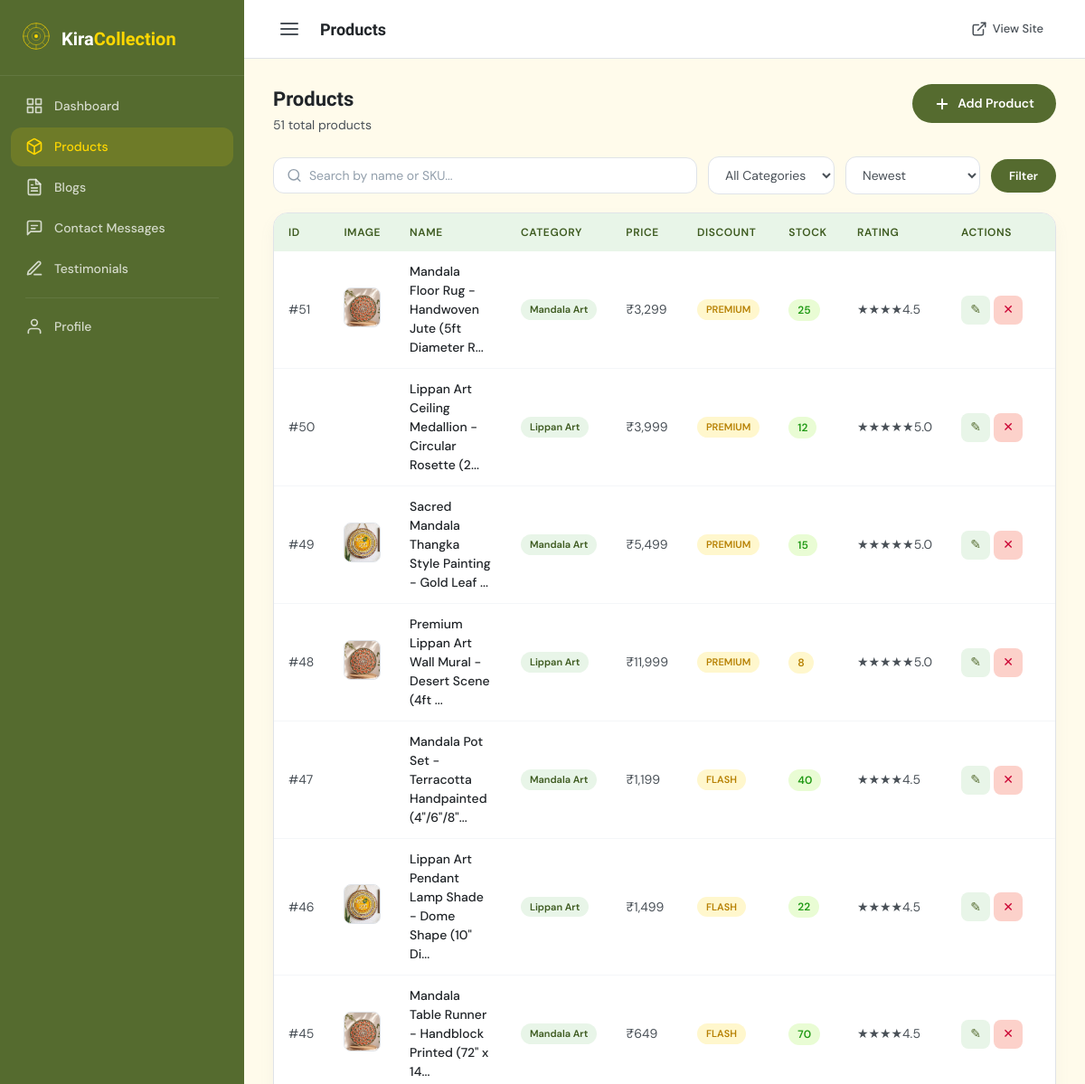
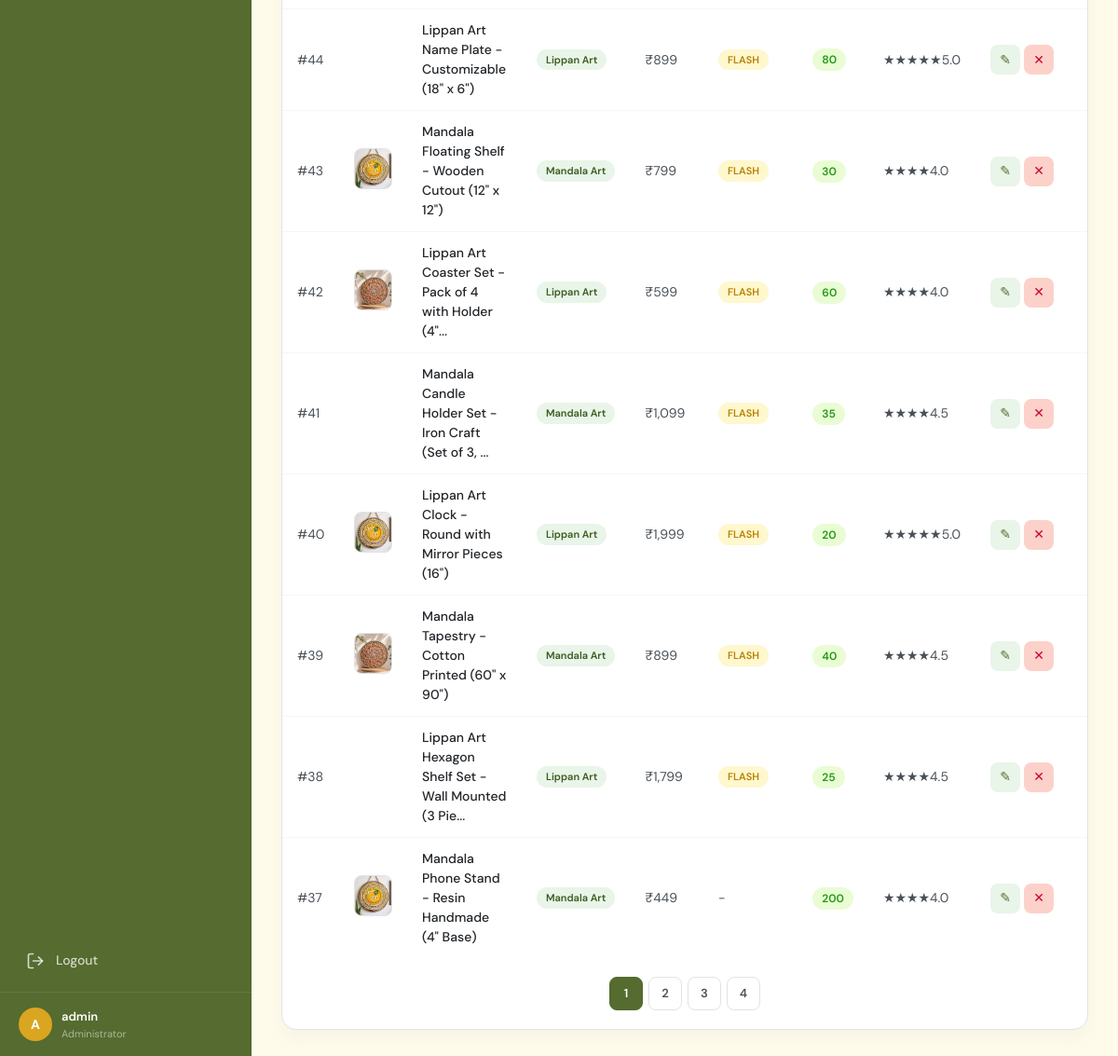
Screenshot of /admin/products.php (signed in) with the database file from the repository (2 pictures, top to bottom).
### tables this page shows
CREATE TABLE `products` (
  `id` int(11) NOT NULL AUTO_INCREMENT,
  `name` varchar(255) NOT NULL,
  `category` varchar(100) NOT NULL DEFAULT 'Lippan Art',
  `image` varchar(500) DEFAULT '',
  `current_price` varchar(50) DEFAULT '',
  `old_price` varchar(50) DEFAULT '',
  `discount_percentage` varchar(50) DEFAULT '',
  `discount_badge` varchar(50) DEFAULT '',
  `rating` decimal(2,1) DEFAULT '0.0',
  `reviews` int(11) DEFAULT '0',
  `sold` int(11) DEFAULT '0',
  `available` int(11) DEFAULT '0',
  `description` text,
  `materials` varchar(500) DEFAULT '',
  `dimensions` varchar(200) DEFAULT '',
  `weight` varchar(100) DEFAULT '',
  `care_instructions` text,
  `sku` varchar(100) DEFAULT '',
  `created_at` datetime DEFAULT CURRENT_TIMESTAMP,
  `updated_at` datetime DEFAULT CURRENT_TIMESTAMP ON UPDATE CURRENT_TIMESTAMP,
  PRIMARY KEY (`id`)
);

### admin/includes/auth.php (called while the page is built, shortened)
<?php
function getCurrentAdmin() {
    $db = getDB();
    $stmt = $db->prepare("SELECT id, username, email, name FROM admins WHERE id = ?");
    $stmt->execute([$_SESSION['admin_id']]);
    return $stmt->fetch();
}

### admin/products.php (the view, shortened to what this page needs)
<?php
$db = getDB();
$search = trim($_GET['search'] ?? '');
$category = $_GET['category'] ?? '';
$sort = $_GET['sort'] ?? 'newest';
$page = max(1, (int)($_GET['page'] ?? 1));
$perPage = 15;
$offset = ($page - 1) * $perPage;
$where = [];
$params = [];
$whereClause = $where ? "WHERE " . implode(" AND ", $where) : "";
$orderMap = [
    'newest' => 'id DESC',
    'oldest' => 'id ASC',
    'name' => 'name ASC',
    'name_desc' => 'name DESC',
    'price' => 'current_price ASC',
    'price_desc' => 'current_price DESC',
];
$orderBy = $orderMap[$sort] ?? 'id DESC';
$countStmt = $db->prepare("SELECT COUNT(*) FROM products $whereClause");
$countStmt->execute($params);
$totalProducts = $countStmt->fetchColumn();
$totalPages = ceil($totalProducts / $perPage);
$stmt = $db->prepare("SELECT * FROM products $whereClause ORDER BY $orderBy LIMIT $perPage OFFSET $offset");
$stmt->execute($params);
$products = $stmt->fetchAll();
?>
<?php require_once __DIR__ . '/partials/header.php'; ?>
<div class="page-header">
    <div>
        <h2>Products</h2>
        <p><?= $totalProducts ?> total products</p>
    </div>
    <a href="product-add.php" class="btn-primary">
        <svg width="18" height="18" viewBox="0 0 24 24" fill="none" stroke="currentColor" stroke-width="2.5" stroke-linecap="round" stroke-linejoin="round"><line x1="12" y1="5" x2="12" y2="19"/><line x1="5" y1="12" x2="19" y2="12"/></svg>
        Add Product
    </a>
</div>
<div class="filter-bar">
    <form method="GET" class="filter-form">
        <div class="search-box">
            <svg width="18" height="18" viewBox="0 0 24 24" fill="none" stroke="#919eab" stroke-width="2" stroke-linecap="round" stroke-linejoin="round"><circle cx="11" cy="11" r="8"/><line x1="21" y1="21" x2="16.65" y2="16.65"/></svg>
            <input type="text" name="search" placeholder="Search by name or SKU..." value="<?= htmlspecialchars($search) ?>">
        </div>
        <select name="category" class="filter-select">
            <option value="">All Categories</option>
        </select>
        <select name="sort" class="filter-select">
            <option value="newest" <?= $sort === 'newest' ? 'selected' : '' ?>>Newest</option>
        </select>
        <button type="submit" class="btn-filter">Filter</button>
    </form>
</div>
<div class="table-card">
    <div class="table-responsive">
        <table class="data-table">
            <thead>
                <tr>
                    <th style="width:50px">ID</th>
                    <th style="width:60px">Image</th>
                    <th>Name</th>
                    <th>Category</th>
                    <th>Price</th>
                    <th>Discount</th>
                    <th>Stock</th>
                    <th>Rating</th>
                    <th style="width:120px">Actions</th>
                </tr>
            </thead>
            <tbody>
                <?php if (empty($products)): ?>
                    <tr><td colspan="9" class="empty-row">No products found. <a href="product-add.php">Add your first product</a></td></tr>
                <?php else: ?>
                    <?php foreach ($products as $p): ?>
                    <tr>
                        <td>#<?= $p['id'] ?></td>
                        <td>
                            <?php if ($p['image']): ?>
                                <img src="../<?= htmlspecialchars($p['image']) ?>" alt="" class="table-thumb" onerror="this.style.display='none'">
                            <?php endif; ?>
                        </td>
                        <td><a href="product-edit.php?id=<?= $p['id'] ?>" class="table-link"><?= htmlspecialchars(mb_substr($p['name'], 0, 50)) ?><?= mb_strlen($p['name']) > 50 ? '...' : '' ?></a></td>
                        <td><span class="badge badge-cat"><?= htmlspecialchars($p['category']) ?></span></td>
                        <td><?= htmlspecialchars($p['current_price']) ?></td>
                        <td><?= $p['discount_badge'] ? '<span class="badge badge-discount">' . htmlspecialchars($p['discount_badge']) . '</span>' : '-' ?></td>
                        <td>
                            <?php if ($p['available'] <= 0): ?>
                                <span class="status status-out">Out</span>
                            <?php elseif ($p['available'] < 10): ?>
                                <span class="status status-low"><?= $p['available'] ?></span>
                            <?php else: ?>
                                <span class="status status-ok"><?= $p['available'] ?></span>
                            <?php endif; ?>
                        </td>
                        <td><?= str_repeat('★', (int)$p['rating']) ?><?= $p['rating'] ? number_format($p['rating'], 1) : '-' ?></td>
                        <td>
                            <div class="action-btns">
                                <a href="product-edit.php?id=<?= $p['id'] ?>" class="btn-action btn-edit" title="Edit">✎</a>
                                <a href="?delete=<?= $p['id'] ?>" class="btn-action btn-delete" onclick="return confirmDelete('Delete product \'<?= htmlspecialchars(addslashes($p['name'])) ?>\'? This will also remove all associated sizes, colors, and images.')" title="Delete">✕</a>
                            </div>
                        </td>
                    </tr>
                    <?php endforeach; ?>
                <?php endif; ?>
            </tbody>
        </table>
    </div>
    <?php if ($totalPages > 1): ?>
    <div class="pagination">
        <?php for ($i = 1; $i <= $totalPages; $i++): ?>
            <a href="?page=<?= $i ?>&search=<?= urlencode($search) ?>&category=<?= urlencode($category) ?>&sort=<?= urlencode($sort) ?>" class="page-link <?= $i === $page ? 'active' : '' ?>"><?= $i ?></a>
        <?php endfor; ?>
    </div>
    <?php endif; ?>
</div>
<?php require_once __DIR__ . '/partials/footer.php'; ?>

### admin/partials/header.php (shortened to what this page needs)
<?php
require_once __DIR__ . '/../includes/auth.php';
$currentAdmin = getCurrentAdmin();
$currentPage = basename($_SERVER['PHP_SELF']);
?>
<!DOCTYPE html>
<html lang="en">
<head>
    <link rel="stylesheet" href="assets/admin.css">
</head>
<body>
    <div class="admin-wrapper">
        <aside class="sidebar" id="sidebar">
            <div class="sidebar-brand">
                <div class="sidebar-logo">
                </div>
                <span class="sidebar-title">Kira<span>Collection</span></span>
            </div>
            <nav class="sidebar-nav">
                <a href="index.php" class="nav-item <?= $currentPage === 'index.php' ? 'active' : '' ?>">
                    <svg width="20" height="20" viewBox="0 0 24 24" fill="none" stroke="currentColor" stroke-width="2"
                        stroke-linecap="round" stroke-linejoin="round">
                        <rect x="3" y="3" width="7" height="7" />
                        <rect x="14" y="3" width="7" height="7" />
                        <rect x="14" y="14" width="7" height="7" />
                        <rect x="3" y="14" width="7" height="7" />
                    </svg>
                    <span>Dashboard</span>
                </a>
                <a href="products.php"
                    class="nav-item <?= strpos($currentPage, 'product') !== false ? 'active' : '' ?>">
                    <span>Products</span>
                </a>
                <a href="blogs.php" class="nav-item <?= strpos($currentPage, 'blog') !== false ? 'active' : '' ?>">
                    <span>Blogs</span>
                </a>
                <a href="contact-messages.php"
                    class="nav-item <?= strpos($currentPage, 'contact') !== false ? 'active' : '' ?>">
                    <svg width="20" height="20" viewBox="0 0 24 24" fill="none" stroke="currentColor" stroke-width="2"
                        stroke-linecap="round" stroke-linejoin="round">
                        <path d="M21 15a2 2 0 0 1-2 2H7l-4 4V5a2 2 0 0 1 2-2h14a2 2 0 0 1 2 2z" />
                        <path d="M8 9h8" />
                        <path d="M8 13h5" />
                    </svg>
                    <span>Contact Messages</span>
                </a>
                <a href="testimonials.php"
                    class="nav-item <?= strpos($currentPage, 'testimonial') !== false ? 'active' : '' ?>">
                    <svg width="20" height="20" viewBox="0 0 24 24" fill="none" stroke="currentColor" stroke-width="2"
                        stroke-linecap="round" stroke-linejoin="round">
                        <path d="M12 20h9" />
                        <path d="M16.5 3.5a2.121 2.121 0 0 1 3 3L7 19l-4 1 1-4L16.5 3.5z" />
                    </svg>
                    <span>Testimonials</span>
                </a>
                <div class="nav-divider"></div>
                <a href="profile.php"
                    class="nav-item <?= $currentPage === 'profile.php' ? 'active' : '' ?>">
                    <svg width="20" height="20" viewBox="0 0 24 24" fill="none" stroke="currentColor" stroke-width="2"
                        stroke-linecap="round" stroke-linejoin="round">
                        <path d="M20 21v-2a4 4 0 0 0-4-4H8a4 4 0 0 0-4 4v2" />
                        <circle cx="12" cy="7" r="4" />
                    </svg>
                    <span>Profile</span>
                </a>
                <a href="logout.php" class="nav-item logout-item">
                    <svg width="20" height="20" viewBox="0 0 24 24" fill="none" stroke="currentColor" stroke-width="2"
                        stroke-linecap="round" stroke-linejoin="round">
                        <path d="M9 21H5a2 2 0 0 1-2-2V5a2 2 0 0 1 2-2h4" />
                        <polyline points="16 17 21 12 16 7" />
                        <line x1="21" y1="12" x2="9" y2="12" />
                    </svg>
                    <span>Logout</span>
                </a>
            </nav>
            <div class="sidebar-footer">
                <div class="admin-info">
                    <div class="admin-avatar"><?= strtoupper(substr($currentAdmin['username'] ?? 'A', 0, 1)) ?></div>
                    <div class="admin-details">
                        <span class="admin-name"><?= htmlspecialchars($currentAdmin['name'] ?? $currentAdmin['username'] ?? 'Admin') ?></span>
                        <span class="admin-role">Administrator</span>
                    </div>
                </div>
            </div>
        </aside>
        <main class="main-content">
            <header class="topbar">
                <button class="sidebar-toggle" id="sidebarToggle" onclick="toggleSidebar()">
                    <svg width="24" height="24" viewBox="0 0 24 24" fill="none" stroke="currentColor" stroke-width="2"
                        stroke-linecap="round" stroke-linejoin="round">
                        <line x1="3" y1="6" x2="21" y2="6" />
                        <line x1="3" y1="12" x2="21" y2="12" />
                        <line x1="3" y1="18" x2="21" y2="18" />
                    </svg>
                </button>
                <div class="topbar-title">
                    <?php
                    $pageTitles = [
                        'index.php' => 'Dashboard',
                        'products.php' => 'Products',
                        'product-add.php' => 'Add Product',
                        'product-edit.php' => 'Edit Product',
                        'blogs.php' => 'Blogs',
                        'blog-add.php' => 'Add Blog',
                        'blog-edit.php' => 'Edit Blog',
                        'contact-messages.php' => 'Contact Messages',
                        'testimonials.php' => 'Testimonials',
                        'testimonial-add.php' => 'Add Testimonial',
                        'testimonial-edit.php' => 'Edit Testimonial',
                        'profile.php' => 'My Profile',
                    ];
                    echo $pageTitles[$currentPage] ?? 'Admin Panel';
                    ?>
                </div>
                <div class="topbar-actions">
                    <a href="../index.php" class="topbar-link" target="_blank">
                        <svg width="18" height="18" viewBox="0 0 24 24" fill="none" stroke="currentColor"
                            stroke-width="2" stroke-linecap="round" stroke-linejoin="round">
                            <path d="M18 13v6a2 2 0 0 1-2 2H5a2 2 0 0 1-2-2V8a2 2 0 0 1 2-2h6" />
                            <polyline points="15 3 21 3 21 9" />
                            <line x1="10" y1="14" x2="21" y2="3" />
                        </svg>
                        View Site
                    </a>
                </div>
            </header>
            <div class="content-area">

### rows the page displays
products: id "51", image (picture), name "Mandala Floor Rug - Handwoven Jute (5ft Diameter R", category "Mandala Art", current_price "₹3,299", discount_badge "PREMIUM", available "25", rating "★★★★", rating "4.5"
products: id "50", name "Lippan Art Ceiling Medallion - Circular Rosette (2", category "Lippan Art", current_price "₹3,999", discount_badge "PREMIUM", available "12", rating "★★★★★", rating "5.0"
products: id "49", image (picture), name "Sacred Mandala Thangka Style Painting - Gold Leaf", category "Mandala Art", current_price "₹5,499", discount_badge "PREMIUM", available "15", rating "★★★★★", rating "5.0"
products: id "48", image (picture), name "Premium Lippan Art Wall Mural - Desert Scene (4ft", category "Lippan Art", current_price "₹11,999", discount_badge "PREMIUM", available "8", rating "★★★★★", rating "5.0"
products: id "47", name "Mandala Pot Set - Terracotta Handpainted (4\"/6\"/8\"", category "Mandala Art", current_price "₹1,199", discount_badge "FLASH", available "40", rating "★★★★", rating "4.5"
products: id "46", image (picture), name "Lippan Art Pendant Lamp Shade - Dome Shape (10\" Di", category "Lippan Art", current_price "₹1,499", discount_badge "FLASH", available "22", rating "★★★★", rating "4.5"
products: id "45", image (picture), name "Mandala Table Runner - Handblock Printed (72\" x 14", category "Mandala Art", current_price "₹649", discount_badge "FLASH", available "70", rating "★★★★", rating "4.5"
products: id "44", name "Lippan Art Name Plate - Customizable (18\" x 6\")", category "Lippan Art", current_price "₹899", discount_badge "FLASH", available "80", rating "★★★★★", rating "5.0"
products: id "43", image (picture), name "Mandala Floating Shelf - Wooden Cutout (12\" x 12\")", category "Mandala Art", current_price "₹799", discount_badge "FLASH", available "30", rating "★★★★", rating "4.0"
products: id "42", image (picture), name "Lippan Art Coaster Set - Pack of 4 with Holder (4\"", category "Lippan Art", current_price "₹599", discount_badge "FLASH", available "60", rating "★★★★", rating "4.0"
products: id "41", name "Mandala Candle Holder Set - Iron Craft (Set of 3,", category "Mandala Art", current_price "₹1,099", discount_badge "FLASH", available "35", rating "★★★★", rating "4.5"
products: id "40", image (picture), name "Lippan Art Clock - Round with Mirror Pieces (16\")", category "Lippan Art", current_price "₹1,999", discount_badge "FLASH", available "20", rating "★★★★★", rating "5.0"
products: id "39", image (picture), name "Mandala Tapestry - Cotton Printed (60\" x 90\")", category "Mandala Art", current_price "₹899", discount_badge "FLASH", available "40", rating "★★★★", rating "4.5"
products: id "38", name "Lippan Art Hexagon Shelf Set - Wall Mounted (3 Pie", category "Lippan Art", current_price "₹1,799", discount_badge "FLASH", available "25", rating "★★★★", rating "4.5"
products: id "37", image (picture), name "Mandala Phone Stand - Resin Handmade (4\" Base)", category "Mandala Art", current_price "₹449", available "200", rating "★★★★", rating "4.0"

### other values shown
substr($currentAdmin['username'] ?? 'A', 0, 1) "A"
$currentAdmin['name'] "admin"
$pageTitles[$currentPage] "Products"
$totalProducts "51"
